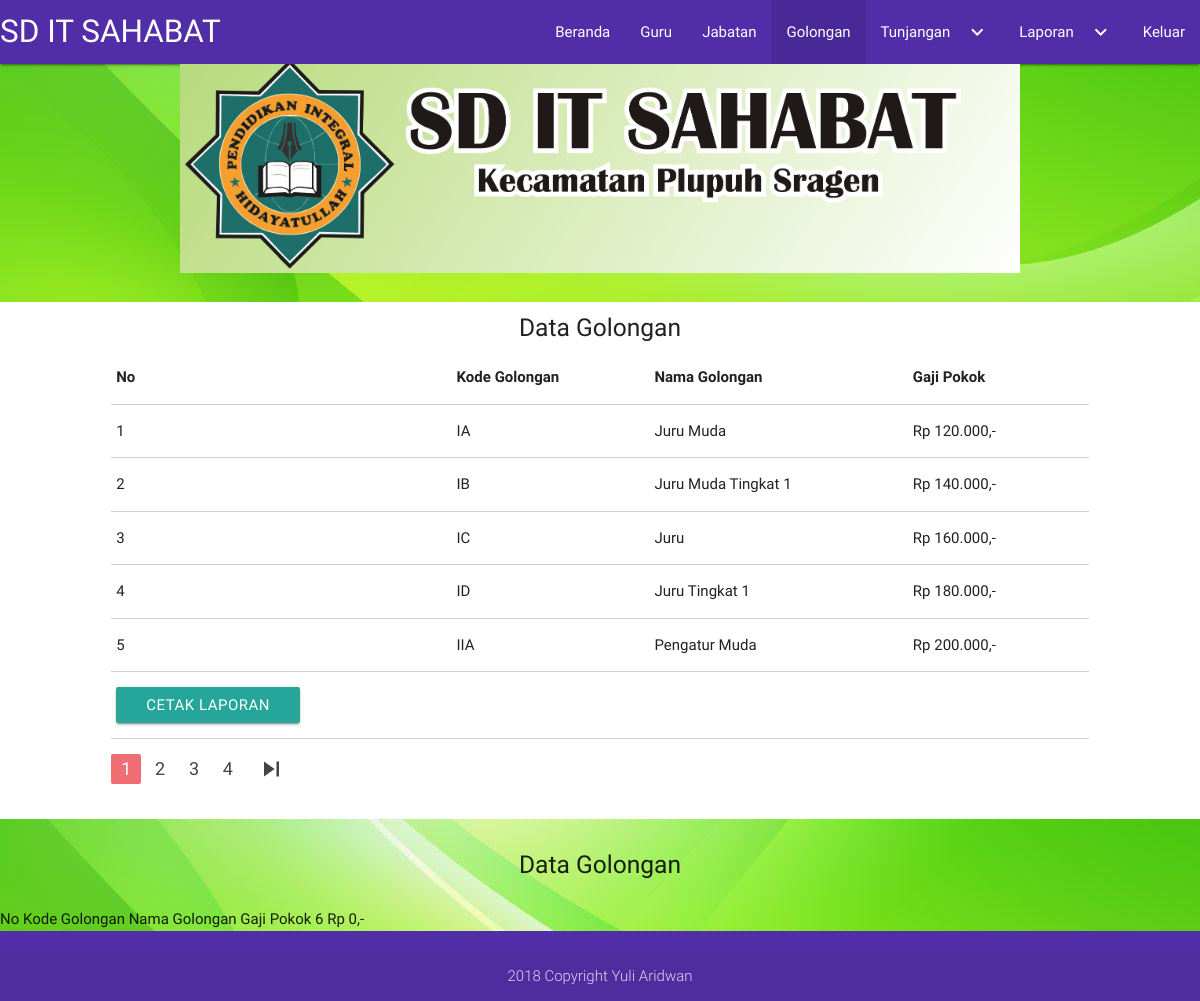
The app's page /pimpinan/Tampil_golongan.php (signed in) with its own data.
### tables this page shows
CREATE TABLE `golongan` (
  `Kd_golongan` varchar(15) NOT NULL,
  `Nm_golongan` varchar(50) NOT NULL,
  `gapok` int(13) NOT NULL
);

### pimpinan/Tampil_golongan.php (the view, shortened to what this page needs)
<?php
  include '../koneksi.php';
  $perhalaman = 5;
  $data = mysqli_query($db,"SELECT * FROM golongan");
  $jumlahdata = mysqli_num_rows($data);
  $jumhalaman = ceil($jumlahdata / $perhalaman);
  $halamanaktif = (isset($_GET["halaman"])) ? $_GET["halaman"] :1;
  $awaldata = ($perhalaman * $halamanaktif) - $perhalaman;
  $no=$awaldata + 1;
?>
<!DOCTYPE html>
<html>
<head>
      <link type="text/css" rel="stylesheet" href="../asset/css/materialize.min.css"  media="screen,projection"/>
</head>
<body background="../Gambar/Hijau.jpg">
  <nav>
      <div class="nav-wrapper  deep-purple darken-2">
        <a href="index.php" class="brand-logo">SD IT SAHABAT </a>
        <ul class="right hide-on-med-and-down">
          <li><a href="index.php">Beranda</a></li>
          <li><a href="Tampil_guru.php">Guru</a></li>
          <li><a href="Tampil_Jabatan.php">Jabatan</a></li>
          <li class="active"><a href="Tampil_golongan.php">Golongan</a></li>
          <li><a class="dropdown-button" href="#!" data-activates="dropdown1">Tunjangan<i class="material-icons right">keyboard_arrow_down</i></a></li>
          <li><a class="dropdown-button" href="#!" data-activates="dropdown3">Laporan<i class="material-icons right">keyboard_arrow_down</i></a></li>
          <li><a href="../logout.php">Keluar </a></li>
        </ul>
      </div>
    </nav>
      <div class="container">
         <img class="responsive-img" src="../gambar/Logo.png">
      </div>
      <br>
      <div class="row white">
          <div class="col s10 offset-s1">
            <h5 class="center-align">Data Golongan</h5>
            <table class="bordered highlight responsive-table">
              <thead>
                <tr>
                    <th>No</th>
                    <th>Kode Golongan</th>
                    <th>Nama Golongan</th>
                    <th>Gaji Pokok</th>
                </tr>
              </thead>
              <tbody>
                <?php
                $sql = "SELECT * FROM golongan LIMIT $awaldata, $perhalaman";
                $query = $db->query($sql);
                while ($row = $query->fetch_array()){;?>
                    <tr>
                      <td><?php echo $no++;?></td>
                      <td><?php echo $row["Kd_golongan"]; ?></td>
                      <td><?php echo $row["Nm_golongan"]; ?></td>
                     <td>Rp <?php echo number_format($row["gapok"],0,",","."); ?>,-</td>
                      <td>
                    </tr>
                    <?php } ?>
               </tbody>
               <td><a href="" class="waves-effect waves-light btn">Cetak Laporan  </a></td>
            </table>
        </div>
      <div class="row">
        <div class="col s10 offset-s1">
        <ul class="pagination">
          <?php for( $i = 1; $i <= $jumhalaman; $i++) : ?>
              <?php if( $i == $halamanaktif) : ?>
                <li class="active"><a href="?halaman=<?php echo $i ?>"><?php echo $i; ?></a></li>
              <?php else : ?>
                <li class="waves-effect"><a href="?halaman=<?php echo $i ?>"><?php echo $i; ?></a></li>
              <?php endif; ?>
          <?php endfor; ?>
          <?php if( $halamanaktif < $jumhalaman) : ?>
            <li class="waves-effect"><a href="?halaman=<?php echo $halamanaktif + 1; ?>"><i class="material-icons">skip_next</i></a></li>
          <?php endif; ?>
        </ul>
        </div>
      </div>
      </div>
       <div class="row">
          <div class="col s10 offset-s1">
            <h5 class="center-align">Data Golongan</h5>
          </div>
        </div>
              <thead>
                <tr>
                    <th>No</th>
                    <th>Kode Golongan</th>
                    <th>Nama Golongan</th>
                    <th>Gaji Pokok</th>
                </tr>
              </thead>
              <tbody>
                  <?php
                $sql = "SELECT * FROM golongan LIMIT $awaldata, $perhalaman";
                $query = $db->query($sql);
                while ($row = $query->fetch_array()){};?>
                    <tr>
                      <td><?php echo $no++;?></td>
                      <td>Rp <?php echo number_format($row["gapok"],0,",","."); ?>,-</td>
                    </tr>
                  </tbody>
    <br>
      <footer class="page-footer  deep-purple darken-2">
        <div class="footer-copyright">
          <div class="container center-align">
            <div>
              2018 Copyright Yuli Aridwan
            </div>
          </div>
        </div>
      </footer>
</body>
</html>

### records on screen
golongan: Kd_golongan "IA", Nm_golongan "Juru Muda", gapok "120.000"
golongan: Kd_golongan "IB", Nm_golongan "Juru Muda Tingkat 1", gapok "140.000"
golongan: Kd_golongan "IC", Nm_golongan "Juru", gapok "160.000"
golongan: Kd_golongan "ID", Nm_golongan "Juru Tingkat 1", gapok "180.000"
golongan: Kd_golongan "IIA", Nm_golongan "Pengatur Muda", gapok "200.000"

### other values on screen
$no++ "6"
$row["gapok"] "0"
